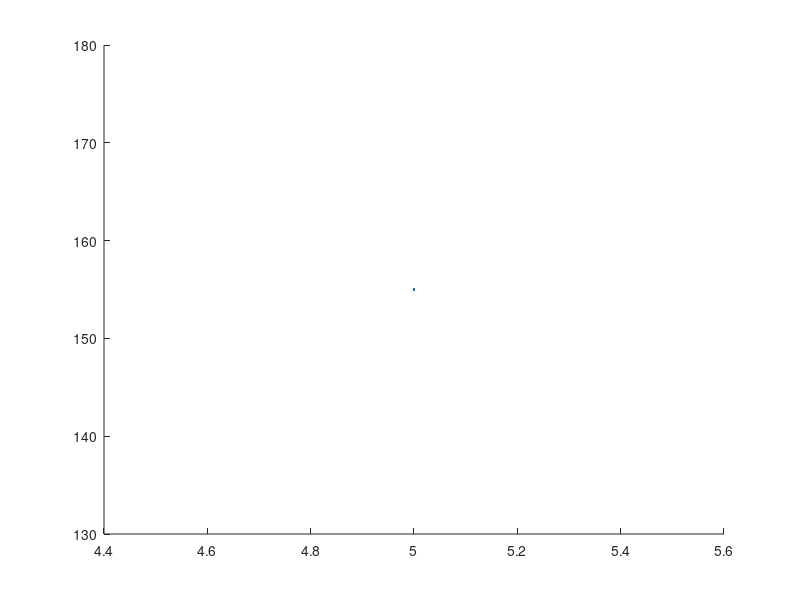

Recreate this plot in MATLAB. (Note: this script raises an error after producing the figure.)
%The code below was written by Benjamin Langford
% The function of this script is to calculate and display the roots of a
% quadratic using the quadratic formula,

clc;    %clc removes any previous commands or messages from the command window.
% It is good practice to do this so that any new error messages aren't
% confused with previous ones and to see if the program is outputting
% correctly
clear; %This command clears any previously initialised variables from memory
%  We use this command to ensure that memory is free, since variables
%  persist between scripts, thus if I made any changes after making a large
%  matrix, the matrix would still be in memory and could cause a memory
%  overflow.
close all; % This command closes all figures that have graphs on them.
hold on; % This command makes it so that everything plotted is persistent, meaning 
% that when plot() is called more than once, it doesn't overwrite the previous plot

% TO DO: 
% Make it so intersection points are displayed
% IF TIME ALLOWS:
% Upgrade it so it finds the intersection between a quadratic and a line
% Upgrade itso it finds the intersection between two quadratics
% Make it so that all the lines are displayed on one graph
% Make it so that the quadratic solver parses a quadratic equation instead
% of asking for a b and c separately
% DEADLINE: NOVEMBER 7TH
%

disp('Please enter a, b, and c for a quadratic from the form ax^2 + bx + c, as well as the bounds for the graph');
%This command prints to the command window only. I do this to prompt the
%user for input.


at = 0; % This variable is the condition variable for the while loop below.
while at == 0 %The while loop is set to repeat until a condition is met. In this case I set it to a value of the condition variable above
    a = input('a: ', 's'); %the input() function defaults to a number input and as such has its own error checking
    %     I intend to bypass this by having the program print out a more
    %     user-friendly message to the user. To do this, I must first take the
    %     input as a string rather than a number.
    if isnan(str2double(a)) % I then convert the string to a double. If the variable is anything but a number, this function returns NaN
        % NaN thankfully has a function that can check for it and return a status
        % value which I can use in an if statement.
        disp('Invalid input, expected a number'); % This is the message to prompt the user to enter a numeric input.
        % The if statement skips the else part and the loop starts again
    else
        at = 1; % if the input is numeric, then the condition variable is set to break the loop and continue
        a = str2double(a); % I then convert the string input to a double and store it. I use str2double to include fractions
    end
end
% I then do the same for the other variables.
bt = 0;
while bt == 0
    b = input('b: ', 's');
    if isnan(str2double(b))
        disp('Invalid input, expected a number');
    else
        bt = 1;
        b = str2double(b);
    end
end
ct = 0;
while ct == 0
    c = input('c: ', 's');
    if isnan(str2double(c))
        disp('Invalid input, expected a number');
    else
        ct = 1;
        c = str2double(c);
    end
end

lt = 0;
while lt == 0
    L = input('Lower Bound of graph (default -5): ', 's');
    if isnan(str2double(L))
        L = -5;
        lt = 1;
    else
        lt = 1;
        L = str2double(L);
    end
end

rt = 0;
while rt == 0
    R = input('Upper bound of graph (default 5): ', 's');
    if isnan(str2double(R))
        R = 5;
        rt = 1;
    else
        rt = 1;
        R = str2double(R);
    end
end
fprintf('You have entered %d, %d, and %d \n', a,b,c);

x = L:0.01:R;
y = a*x.^2 + b.*x + c;

plot(x,y);

% I then check the discriminant of the equation to check the number of
% roots the equation will have. This means that I can create a function for
% each case.
discriminant = b^2 - 4 * a * c; % Now that I have calculated this, I can use it in later calculations.

if discriminant > 0 %If the discriminant is greater than 0, the the equation will have two roots
    [x1,x2] = twoRoots(a,b,discriminant); % I call the function that handles two roots and 
%     pass the values for a, b and the discriminant to it. I don't need to
%     pass c since it was already used in the calculation for the
%     discriminant

    plot(x1,0, 'p');
    plot(x2,0, 'p');
    fprintf('x1 = %.3f, x2 = %.3f \n', x1, x2); % I then print out 
%     the values for the roots
elseif discriminant == 0 % If the discriminant equals 0, then there will be one root.
    disp(oneRoot(a,b)); % I only need to pass a and b since the discriminant is 0
else
    disp('Equation will have no x axis intersects'); % I let the user know that there will be no interesect on the graph
    [xi1, xi2] = twoRoots(a,b,discriminant); % I use the same function in the first case since there will still be 2 roots,
%     however they will not be real roots, that is to say the function will
%     return complex numbers rather than floats
    fprintf('x1 = %.3f%+.3fi ,  x2 = %.3f+%.3fi \n',real(xi1),imag(xi1),real(xi2),imag(xi2));
%     Since fprintf doesn't have a format for complex numbers, I need to
%     split them into their real and imaginary parts and concatenate them
%     separately
end

function [x1, x2] = twoRoots(a,b,d)
x1 = (-b + sqrt(d))/(2*a);
x2 = (-b - sqrt(d))/(2*a);
end

function x = oneRoot(a,b)
x = -b/2*a;
end